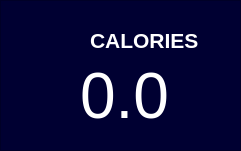
  <widget class="QFrame" name="frame_2">
   <property name="geometry">
    <rect>
     <x>880</x>
     <y>330</y>
     <width>241</width>
     <height>151</height>
    </rect>
   </property>
   <property name="styleSheet">
    <string notr="true">background-color: rgb(0, 0, 50)</string>
   </property>
   <property name="frameShape">
    <enum>QFrame::StyledPanel</enum>
   </property>
   <property name="frameShadow">
    <enum>QFrame::Raised</enum>
   </property>
   <widget class="QLabel" name="label">
    <property name="geometry">
     <rect>
      <x>20</x>
      <y>20</y>
      <width>51</width>
      <height>51</height>
     </rect>
    </property>
    <property name="text">
     <string/>
    </property>
    <property name="pixmap">
     <pixmap>photos/Calories_Burned_-fire-Calories_Burn-Burn-Metabolism-512.png</pixmap>
    </property>
    <property name="scaledContents">
     <bool>true</bool>
    </property>
   </widget>
   <widget class="QLabel" name="label_2">
    <property name="geometry">
     <rect>
      <x>90</x>
      <y>20</y>
      <width>111</width>
      <height>41</height>
     </rect>
    </property>
    <property name="styleSheet">
     <string notr="true"/>
    </property>
    <property name="text">
     <string>&lt;html&gt;&lt;head/&gt;&lt;body&gt;&lt;p&gt;&lt;span style=&quot; font-size:16pt; font-weight:600; color:#ffffff;&quot;&gt;CALORIES&lt;/span&gt;&lt;/p&gt;&lt;/body&gt;&lt;/html&gt;</string>
    </property>
   </widget>
   <widget class="QLabel" name="label_calories">
    <property name="geometry">
     <rect>
      <x>80</x>
      <y>60</y>
      <width>131</width>
      <height>71</height>
     </rect>
    </property>
    <property name="font">
     <font>
      <family>Microsoft YaHei UI</family>
      <pointsize>48</pointsize>
     </font>
    </property>
    <property name="text">
     <string>&lt;html&gt;&lt;head/&gt;&lt;body&gt;&lt;p&gt;&lt;span style=&quot; color:#ffffff;&quot;&gt;0.0&lt;/span&gt;&lt;/p&gt;&lt;/body&gt;&lt;/html&gt;</string>
    </property>
   </widget>
  </widget>
